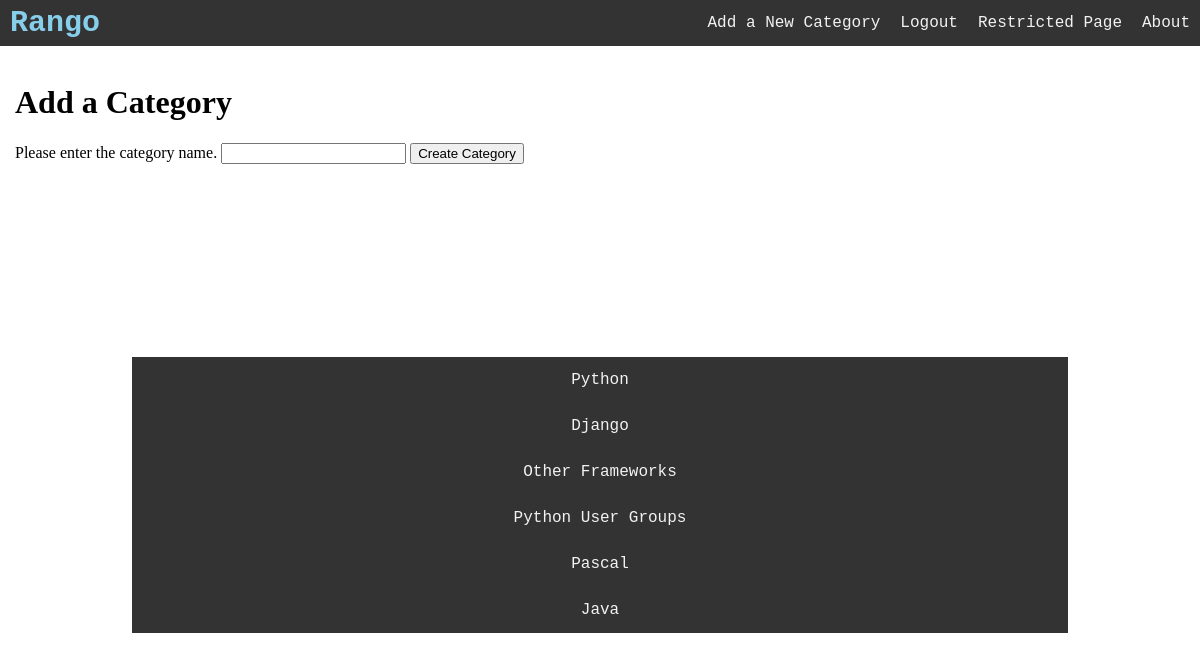
Page /rango/add_category/ (signed in) on the committed database.
### rango/models.py (models this page shows, shortened)
class Category(models.Model):
    name = models.CharField(max_length=128, unique=True)
    views = models.IntegerField(default=0)
    likes = models.IntegerField(default=0)
    slug = models.SlugField(blank=True, unique=True)
    class Meta:
        verbose_name_plural = 'categories'

### rango/views.py (the view, shortened to what this page needs)
@login_required
def add_category(request):
    form = CategoryForm()
    return render(request, 'rango/add_category.html', {'form': form})

### rango/forms.py
class CategoryForm(forms.ModelForm):
    name = forms.CharField(max_length=128, help_text="Please enter the category name.", required=True)
    views = forms.IntegerField(widget=forms.HiddenInput(), initial=0)
    likes = forms.IntegerField(widget=forms.HiddenInput(), initial=0)
    slug = forms.CharField(widget=forms.HiddenInput(), required=False)
    class Meta:
        model = Category
        fields = ('name',)

### rango/templatetags/rango_template_tags.py (called while the page is built)
@register.inclusion_tag('rango/cats.html')
def get_category_list(cat=None):
    return {'cats': Category.objects.all(),
            'act_cat': cat}

### templates/rango/add_category.html (shortened to what this page needs)
﻿{% extends 'rango/base.html' %}
{% load staticfiles %}
{% block body_block %}
        <h1>Add a Category</h1>
        <div>
            <form id="category_form" method="post" action="{% url 'add_category' %}">
                {% for field in form.visible_fields %}
                    {{ field.help_text }}
                    {{ field }}
                {% endfor %}
                <input type="submit" name="submit" value="Create Category" />
            </form>
        </div>
{% endblock %}

### templates/rango/cats.html
<div class="catbar">
{% if cats %}
	{% for c in cats %}
        {% if c == act_cat %}
		<strong>
			<a href="{% url 'show_category' c.slug %}">{{ c.name }}</a>
		</strong>
        {% else %}
            <a href="{% url 'show_category' c.slug %}">{{ c.name }}</a>
        {% endif %}
	{% endfor %}
{% else %}
    <li><strong>There are no categories present.</strong></li>
{% endif %}
</div>

### static/css/stylesheet.css (style rules this page uses)
body { box-sizing: border-box; margin:0; font-family: Trebuchet MS; }
.catbar { overflow: hidden; background-color: #333; position: static; width: 80%; top: 5%; margin: 10%; }
.catbar a { font-family: Courier New; float: none; display: block; color: #f2f2f2; text-align: center; font-size: 16px; padding: 14px 10px; text-decoration: none; }

### rows in the picture
Category: name "Python"
Category: name "Django"
Category: name "Other Frameworks"
Category: name "Python User Groups"
Category: name "Pascal"
Category: name "Java"

### other values in the picture
{{ field.help_text }} "Please enter the category name."
